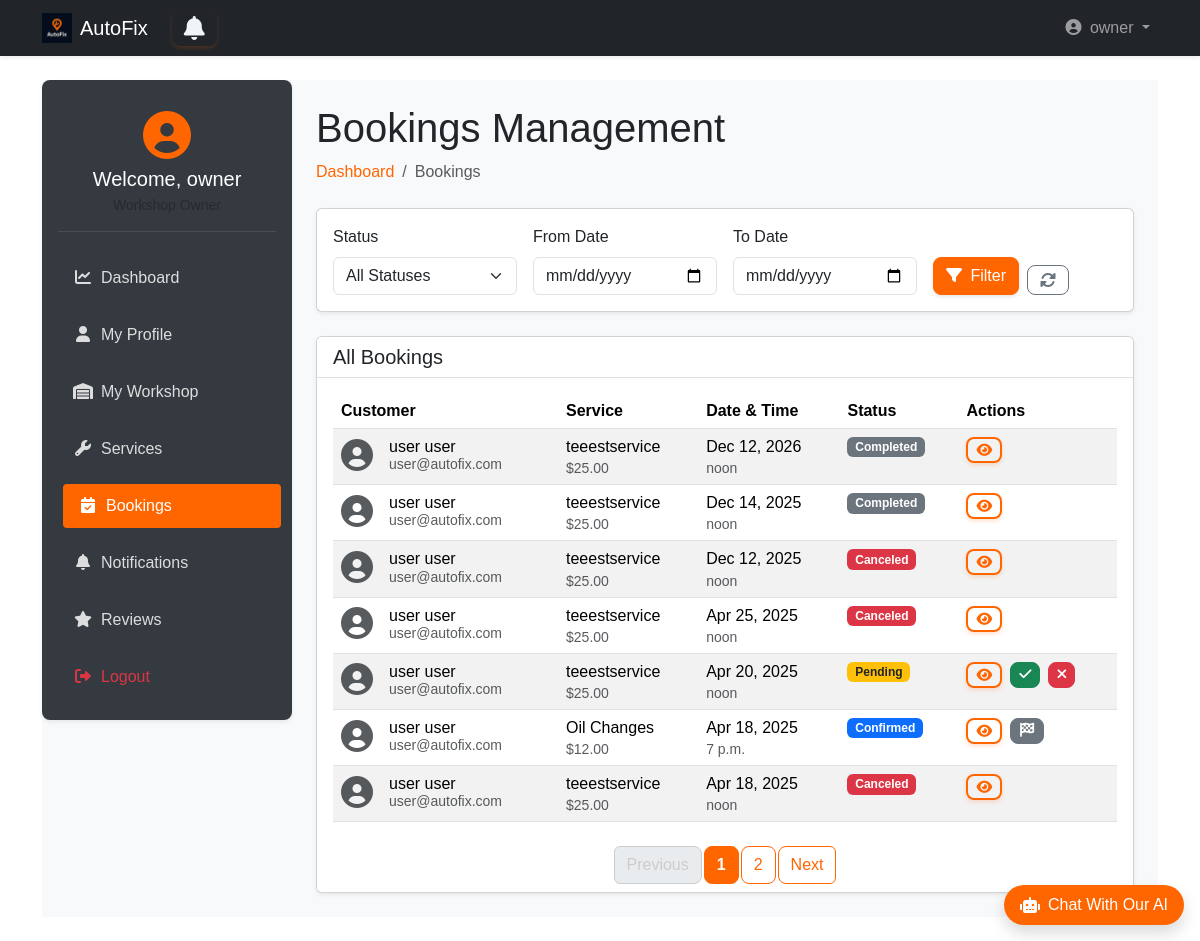
/owner_dashboard/owner/bookings/ (signed in), run on the app's committed database.
### accounts/models.py (models this page shows, shortened)
class User(AbstractUser):
    username = None
    email = models.EmailField(unique=True)
    phone = models.CharField(max_length=15, unique=True, blank=True)
    is_workshop_owner = models.BooleanField(default=False)
    address = models.ForeignKey(Address, on_delete=models.SET_NULL, null=True, blank=True)
    objects = UserManager()
    USERNAME_FIELD = 'email'
    REQUIRED_FIELDS = ['first_name', 'last_name']  # names required for registration
    def get_full_name(self):
        return f"{self.first_name} {self.last_name}"
    def get_short_name(self):
        return self.first_name

### bookings/models.py (models this page shows, shortened)
class Booking(models.Model):
    STATUS_CHOICES = [
        ('pending', 'Pending'),
        ('confirmed', 'Confirmed'),
        ('completed', 'Completed'),
        ('canceled', 'Canceled'),
    ]
    user = models.ForeignKey(User, on_delete=models.CASCADE)
    car = models.ForeignKey(Car, on_delete=models.CASCADE, null=True, related_name='car_bookings')
    workshop = models.ForeignKey(Workshop, on_delete=models.CASCADE)
    service = models.ForeignKey(Service, on_delete=models.CASCADE, related_name='booking')
    appointment_date = models.DateTimeField()
    status = models.CharField(max_length=20, choices=STATUS_CHOICES, default='pending')
    created_at = models.DateTimeField(auto_now_add=True)
    objects = BookingManger()
    class Meta:
        ordering = ['-appointment_date']

### workshops/models.py (models this page shows, shortened)
class Service(models.Model):
    workshop = models.ForeignKey(Workshop, on_delete=models.CASCADE, related_name='services')
    name = models.CharField(max_length=255)
    price = models.DecimalField(max_digits=10, decimal_places=2)
    description = models.TextField(blank=True)
    duration = models.PositiveIntegerField(help_text="Duration in minutes")

### owner_dashboard/views.py (the view)
# urls.py: path('owner/bookings/', views.bookings_management, name='bookings'),
def bookings_management(request):
    if not request.user.is_workshop_owner:
        return redirect('landing:main')
    workshop = Workshop.objects.filter(owner = request.user).first()
    bookings = Booking.objects.filter(workshop=workshop)
    status = request.GET.get('status', '')
    from_date = request.GET.get('from_date', '')
    to_date = request.GET.get('to_date', '')
    if status:
        bookings = bookings.filter(status=status)
    if from_date:
        bookings = bookings.filter(appointment_date__gte=from_date)
    if to_date:
        bookings = bookings.filter(appointment_date__lte=to_date)
    paginator = Paginator(bookings, 7)
    page_number = request.GET.get('page')
    page_obj = paginator.get_page(page_number)
    context = {
        'bookings': page_obj.object_list,
        'page_obj': page_obj,
    }
    return render(request,'owner_dashboard/bookings.html',context)

### templates/owner_dashboard/bookings.html (shortened to what this page needs)
{% extends 'base2.html' %}
{% load static bootstrap5 %}
{% block extra_css %}
<link rel="stylesheet" href="{% static 'css/owner_dashboard.css' %}">
{% endblock %}
{% block content %}
<div class="wrapper d-flex">
     <aside class="sidebar p-3 shadow-sm">
        <div class="user-profile mb-4 text-center">
            <div class="avatar mb-2">
                <i class="fas fa-user-circle fa-3x"></i>
            </div>
            <h5 class="welcome mb-1">Welcome, {{ user.get_short_name }}</h5>
            <small class="text-muted">Workshop Owner</small>
        </div>
        <nav class="menu d-flex flex-column gap-2">
            <a href="{% url 'owner_dashboard:dashboard' %}">
                <i class="fas fa-chart-line me-2"></i>Dashboard
            </a>
            <a href="{% url 'owner_dashboard:profile' %}">
                <i class="fas fa-user me-2"></i>My Profile
            </a>
            <a href="{% url 'owner_dashboard:workshop' %}">
                <i class="fas fa-warehouse me-2"></i>My Workshop
            </a>
            <a href="{% url 'owner_dashboard:services' %}">
                <i class="fas fa-wrench me-2"></i>Services
            </a>
            <a href="{% url 'owner_dashboard:bookings' %}" class="active-link">
                <i class="fas fa-calendar-check me-2"></i>Bookings
            </a>
            <a href="{% url 'owner_dashboard:notifications' %}">
                <i class="fas fa-bell me-2"></i>Notifications
            </a>
            <a href="{% url 'owner_dashboard:reviews' %}">
                <i class="fas fa-star me-2"></i>Reviews
            </a>
            <a href="{% url 'accounts:logout' %}" class="text-danger">
                <i class="fas fa-sign-out-alt me-2"></i>Logout
            </a>
        </nav>
    </aside>
    <main class="main-content flex-grow-1 p-4">
        <div class="dashboard-header mb-4">
            <h1>Bookings Management</h1>
            <nav aria-label="breadcrumb">
                <ol class="breadcrumb">
                    <li class="breadcrumb-item"><a class="text-decoration-none" style="color: #ff6600;"
                        href="{% url 'owner_dashboard:dashboard' %}">Dashboard</a></li>
                    <li class="breadcrumb-item active" aria-current="page">Bookings</li>
                </ol>
            </nav>
        </div>
        <div class="card shadow-sm mb-4">
            <div class="card-body">
                <form method="get" action="{% url 'owner_dashboard:bookings' %}" class="row g-3">
                    <div class="col-md-3">
                        <label class="form-label">Status</label>
                        <select name="status" class="form-select">
                            <option value="">All Statuses</option>
                        </select>
                    </div>
                    <div class="col-md-3">
                        <label class="form-label">From Date</label>
                        <input type="date" name="from_date" class="form-control" value="{{ request.GET.from_date }}">
                    </div>
                    <div class="col-md-3">
                        <label class="form-label">To Date</label>
                        <input type="date" name="to_date" class="form-control" value="{{ request.GET.to_date }}">
                    </div>
                    <div class="col-md-3 d-flex align-items-end">
                        <button type="submit" class="btn btn-warning me-2">
                            <i class="fas fa-filter me-1"></i> Filter
                        </button>
                        <a href="{% url 'owner_dashboard:bookings' %}" class="btn btn-outline-secondary">
                            <i class="fas fa-sync-alt"></i>
                        </a>
                    </div>
                </form>
            </div>
        </div>
        <div class="card shadow-sm">
            <div class="card-header bg-white d-flex justify-content-between align-items-center">
                <h5 class="mb-0">All Bookings</h5>
            </div>
            <div class="card-body">
                {% if bookings %}
                <div class="table-responsive">
                    <table class="table table-striped">
                        <thead>
                            <tr>
                                <th>Customer</th>
                                <th>Service</th>
                                <th>Date & Time</th>
                                <th>Status</th>
                                <th>Actions</th>
                            </tr>
                        </thead>
                        <tbody>
                            {% for booking in bookings %}
                            <tr>
                                <td>
                                    <div class="d-flex align-items-center">
                                        <div class="avatar me-3">
                                            <i class="fas fa-user-circle fa-2x text-muted"></i>
                                        </div>
                                        <div>
                                            <h6 class="mb-0">{{ booking.user.get_full_name }}</h6>
                                            <small class="text-muted">{{ booking.user.email }}</small>
                                        </div>
                                    </div>
                                </td>
                                <td>
                                    <h6 class="mb-1">{{ booking.service.name }}</h6>
                                    <small class="text-muted">${{ booking.service.price }}</small>
                                </td>
                                <td>
                                    <h6 class="mb-1">{{ booking.appointment_date|date:"M j, Y" }}</h6>
                                    <small class="text-muted">{{ booking.appointment_date|time }}</small>
                                </td>
                                <td>
                                    <span class="badge
                                        {% if booking.status == 'confirmed' %} bg-primary
                                        {% elif booking.status == 'pending' %} bg-warning text-dark
                                        {% elif booking.status == 'completed' %} bg-secondary
                                        {% elif booking.status == 'canceled' %} bg-danger{% endif %}">
                                        {{ booking.get_status_display }}
                                    </span>
                                </td>
                                <td>
                                    <div class="d-flex gap-2">
                                        <button class="btn btn-sm btn-outline-primary" data-bs-toggle="modal"
                                                data-bs-target="#bookingDetailModal{{ booking.id }}">
                                            <i class="fas fa-eye"></i>
                                        </button>
                                        {% if booking.status == 'pending' %}
                                        <a href="{% url 'owner_dashboard:confirm_booking' booking.id %}"
                                           class="btn btn-sm btn-success" title="Confirm">
                                            <i class="fas fa-check"></i>
                                        </a>
                                        <a href="{% url 'owner_dashboard:cancel_booking' booking.id %}"
                                           class="btn btn-sm btn-danger"  title="Cancel">
                                            <i class="fas fa-times"></i>
                                        </a>
                                        {% endif %}
                                        {% if booking.status == 'confirmed' %}
                                        <a href="{% url 'owner_dashboard:complete_booking' booking.id %}"
                                           class="btn btn-sm btn-secondary" title="Mark as Complete">
                                            <i class="fas fa-flag-checkered"></i>
                                        </a>
                                        {% endif %}
                                    </div>
                                </td>
                            </tr>
                            {% endfor %}
                        </tbody>
                    </table>
                </div>
                {% endif %}
            </div>
            <div class="card-footer bg-white border-top-0">
                {% if page_obj.has_other_pages %}
                <nav aria-label="Notification pagination">
                    <ul class="pagination justify-content-center mb-0">
                        {% if page_obj.has_previous %}
                            <li class="page-item">
                                <a class="page-link custom-page-link" href="?page={{ page_obj.previous_page_number }}">Previous</a>
                            </li>
                        {% else %}
                            <li class="page-item disabled">
                                <span class="page-link custom-page-link">Previous</span>
                            </li>
                        {% endif %}
                        {% for num in page_obj.paginator.page_range %}
                            {% if page_obj.number == num %}
                                <li class="page-item active">
                                    <span class="page-link custom-page-link">{{ num }}</span>
                                </li>
                            {% elif num > page_obj.number|add:'-3' and num < page_obj.number|add:'3' %}
                                <li class="page-item">
                                    <a class="page-link custom-page-link" href="?page={{ num }}">{{ num }}</a>
                                </li>
                            {% endif %}
                        {% endfor %}
                        {% if page_obj.has_next %}
                            <li class="page-item">
                                <a class="page-link custom-page-link" href="?page={{ page_obj.next_page_number }}">Next</a>
                            </li>
                        {% else %}
                            <li class="page-item disabled">
                                <span class="page-link custom-page-link">Next</span>
                            </li>
                        {% endif %}
                    </ul>
                </nav>
                {% endif %}
            </div>
        </div>
    </main>
</div>
{% endblock %}

### templates/base2.html (shortened to what this page needs)
{% load static bootstrap5 %}
{% bootstrap_css %}
<!DOCTYPE html>
<html lang="en" dir="{% if LANGUAGE_CODE == 'ar' %}rtl{% else %}ltr{% endif %}">
<head>
    <link rel="stylesheet" href="https://cdnjs.cloudflare.com/ajax/libs/font-awesome/6.4.0/css/all.min.css">
    <link rel="stylesheet" href="{% static 'css/style.css' %}">
    <link rel="stylesheet" href="{% static 'css/ai_style.css' %}">
    {% block extra_css %}
    {% endblock %}
</head>
<body class="d-flex flex-column min-vh-100">
<nav class="navbar navbar-expand-lg navbar-dark bg-dark shadow-sm">
    <div class="container">
        <a class="navbar-brand d-flex align-items-center gap-2" href="{% if user.is_authenticated %}{% url 'landing:dashboard' %}{% else %}{% url 'landing:main' %}{% endif %}">
            <img src="{% static 'img/dark_logo.png' %}" alt="AutoFix" width="30" height="30">
            AutoFix
        </a>
        <a {% if request.user.is_workshop_owner %} href="{% url 'owner_dashboard:notifications' %}"
            {% elif request.user.is_superuser %} href="{% url 'admin_dashboard:notifications' %}"
            {% else %} href="{% url 'user_dashboard:notifications' %}" {% endif %}
            id="notifications-btn" class="btn btn-outline-primary position-relative mx-2">
             <i class="fa fa-bell"></i>
       </a>
        <div class="collapse navbar-collapse" id="navbarMain">
            <ul class="navbar-nav ms-auto">
                {% if user.is_authenticated %}
                    <li class="nav-item dropdown">
                        <a class="nav-link dropdown-toggle" href="#" role="button" data-bs-toggle="dropdown">
                            <i class="fas fa-user-circle me-1"></i> {{ user.get_short_name }}
                        </a>
                    </li>
                {% endif %}
            </ul>
        </div>
    </div>
</nav>
<main class="flex-grow-1 py-4">
    <div class="container">
        {% block content %}
        {% endblock %}
    </div>
</main>
<div id="chat-container" class="position-fixed bottom-0 end-0 mb-3 me-3" style="z-index: 1000;">
    <div id="chat-bubble" class="bg-orange text-white rounded-pill shadow cursor-pointer d-flex align-items-center">
        <div class="d-flex align-items-center px-3 py-2">
            <i class="fas fa-robot me-2"></i>
            <p class="mb-0 fw-medium">Chat With Our AI</p>
        </div>
    </div>
</div>
<link rel="stylesheet" href="https://cdnjs.cloudflare.com/ajax/libs/font-awesome/6.0.0/css/all.min.css">
</body>
</html>

### data on the page
User: get_short_name "owner"
Booking: user.get_full_name "user user", user.email "user@autofix.com", service.name "teeestservice", service.price "25.00", appointment_date "Dec 12, 2026", appointment_date "noon", status "Completed"
Booking: user.get_full_name "user user", user.email "user@autofix.com", service.name "teeestservice", service.price "25.00", appointment_date "Dec 14, 2025", appointment_date "noon", status "Completed"
Booking: user.get_full_name "user user", user.email "user@autofix.com", service.name "teeestservice", service.price "25.00", appointment_date "Dec 12, 2025", appointment_date "noon", status "Canceled"
Booking: user.get_full_name "user user", user.email "user@autofix.com", service.name "teeestservice", service.price "25.00", appointment_date "Apr 25, 2025", appointment_date "noon", status "Canceled"
Booking: user.get_full_name "user user", user.email "user@autofix.com", service.name "teeestservice", service.price "25.00", appointment_date "Apr 20, 2025", appointment_date "noon", status "Pending"
Booking: user.get_full_name "user user", user.email "user@autofix.com", service.name "Oil Changes", service.price "12.00", appointment_date "Apr 18, 2025", appointment_date "7 p.m.", status "Confirmed"
Booking: user.get_full_name "user user", user.email "user@autofix.com", service.name "teeestservice", service.price "25.00", appointment_date "Apr 18, 2025", appointment_date "noon", status "Canceled"

### other printed values
{{ num }} "1"
{{ num }} "2"
